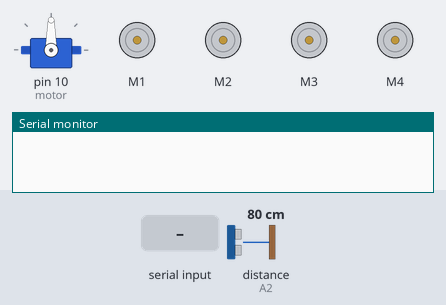
A sketch run on a simulated Arduino Uno, built with avr-gcc and run on an emulated ATmega328P. On the bench: servo, 4 × DC motor (green arrow = forward, orange = backward, longer = faster), the last lines printed to the serial monitor. Wiring (inferred from the names in the program): ultrasonic range finder: trigger A3; echo A2. The test bench sets the inputs (shaded band); at power-on: distance to the obstacle (sensor on A2) 80 cm. The echo pulse lasts 58.3 µs per cm.

Above: at 1.2 s.
1.3 s: "<R>" received over Serial
At 1.9 s:
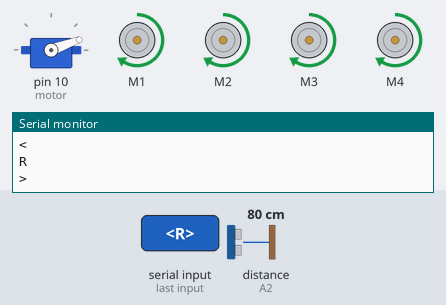
At 3.5 s:
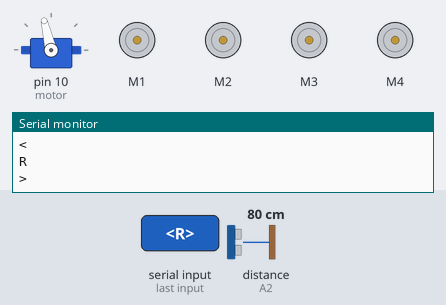
4.1 s: distance to the obstacle (sensor on A2) set to 19 cm
5.6 s: distance to the obstacle (sensor on A2) set to 14 cm
At 6.7 s:
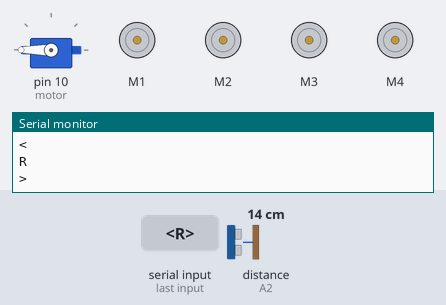
At 8.3 s:
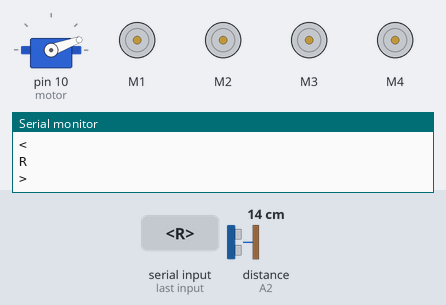
8.6 s: byte 71 ('G') received over Serial
11.6 s: byte 73 ('I') received over Serial
14.6 s: byte 72 ('H') received over Serial
Timing chart, 0 to 18.6 s (numbered marks = the images above; inputs shaded):
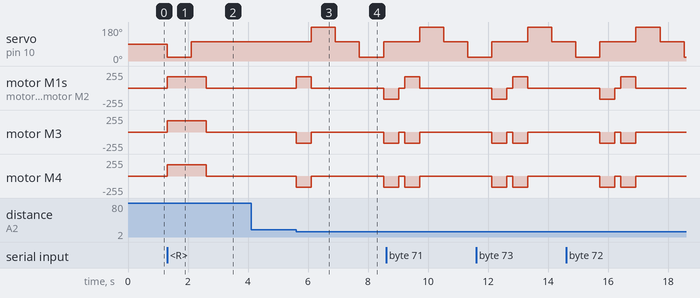

Measured:
- the behaviour switches between 17 and 16 cm on distance to the obstacle (sensor on A2) (found by bisection; images 2 and 3)
- after the input at 1.3 s, servo on pin 10 (motor): 90° → 20° at once, → 103° 0.81 s later; motor M1–4: stopped → forward 170/255 at once, → stopped 1.3 s later
- after the input at 4.1 s, every drawn part: stays the same
- after the input at 5.6 s, servo on pin 10 (motor): 103° → 180° after 0.51 s, → 103° 0.80 s later, → 20° 0.80 s later, → 103° 0.80 s later; motor M1: stopped → forward 170/255 at once, → stopped 0.50 s later, → backward 170/255 2.4 s later

The sketch:

rc_car_2.ino
```cpp
#include <Servo.h>
#include <AFMotor.h>

#define Echo A2               // Echo pin for ultrasonic sensor
#define Trig A3               // Trigger pin for ultrasonic sensor
#define motor 10              // Servo pin for steering
#define Speed 170             // Motor speed setting
#define spoint 103            // Servo position for straight
#define movSpeed 200          // Unused speed variable

char value;                   // Variable to store command from Bluetooth/voice
int distance;                // Variable to store distance from ultrasonic sensor
int Left;                    // Variable to store left distance
int Right;                   // Variable to store right distance
int L = 0;                   // Left distance check
int R = 0;                   // Right distance check
int L1 = 0;                  // Unused
int R1 = 0;                  // Unused

Servo servo;                 // Create Servo object
AF_DCMotor M1(1);           // Motor 1
AF_DCMotor M2(2);           // Motor 2
AF_DCMotor M3(3);           // Motor 3
AF_DCMotor M4(4);           // Motor 4

unsigned long previousMillis = 0; // Store previous time for obstacle checking
const long interval = 100;        // Interval to check for obstacles (in milliseconds)
bool obstacleAvoidanceActive = false; // Flag for obstacle avoidance status

void setup() {
  Serial.begin(9600);           // Initialize serial communication
  pinMode(Trig, OUTPUT);        // Set trigger pin as output
  pinMode(Echo, INPUT);         // Set echo pin as input
  servo.attach(motor);          // Attach servo to defined pin
  M1.setSpeed(Speed);           // Set speed for all motors
  M2.setSpeed(Speed);
  M3.setSpeed(Speed);
  M4.setSpeed(Speed);
}

void loop() {
  // Check for incoming commands from Bluetooth or voice
  if (Serial.available() > 0) {
    value = Serial.read();
    Serial.println(value);
    Bluetoothcontrol();          // Handle Bluetooth commands
    voicecontrol();              // Handle voice commands
  }

  // Check for obstacles at defined intervals
  unsigned long currentMillis = millis();
  if (currentMillis - previousMillis >= interval) {
    previousMillis = currentMillis;
    checkObstacle();            // Check for obstacles
  }
}

// Adjusted movement mapping based on circuit errors
// Forward --> Right
// Backward --> Left
// Right --> Forward
// Left --> Backward
void Bluetoothcontrol() {
  if (Serial.available() > 0) {
    value = Serial.read();
    Serial.println(value);
  }
  if (value == 'R') {
    forward();                 // Forward
  } else if (value == 'L') {
    backward();                // Backward
  } else if (value == 'B') {
    left();                   // Turn left
  } else if (value == 'F') {
    right();                  // Turn right
  } else if (value == 'S') {
    Stop();                   // Stop
  } else if (value == 'G') {
    forwardLeft();           // Forward left
  } else if (value == 'I') {
    forwardRight();          // Forward right
  } else if (value == 'H') {
    backwardLeft();          // Backward left
  } else if (value == 'J') {
    backwardRight();         // Backward right
  }
}

void voicecontrol() {
  if (value == '^') {
    right();
    delay(500); // Turn right for 500 ms
    Stop();
  } else if (value == '-') {
    left();
    delay(500); // Turn left for 500 ms
    Stop();
  } else if (value == '<') {
    L = leftsee();             // Check left distance
    servo.write(spoint);
    if (L >= 10) {
      backward();
      delay(500);
      Stop();
    } else {
      Stop();
    }
  } else if (value == '>') {
    R = rightsee();            // Check right distance
    servo.write(spoint);
    if (R >= 10) {
      forward();
      delay(500);
      Stop();
    } else {
      Stop();
    }
  } else if (value == '*') {
    Stop();                   // Stop
  }
}

void checkObstacle() {
  distance = ultrasonic();     // Get distance from ultrasonic sensor
  if (distance <= 15) {        // Check if an obstacle is detected
    obstacleAvoidanceActive = true;
    Stop();
    left();                     // Turn left
    delay(500);
    Stop();

    L = leftsee();             // Measure left distance
    servo.write(spoint);
    delay(800);
    R = rightsee();            // Measure right distance
    servo.write(spoint);

    // Choose direction based on distance
    if (L < R) {
      forward();
      delay(500);
      Stop();
      delay(200);
    } else {
      backward();
      delay(500);
      Stop();
      delay(200);
    }

    obstacleAvoidanceActive = false; // Reset flag
  }
}

int ultrasonic() {
  digitalWrite(Trig, LOW);
  delayMicroseconds(4);
  digitalWrite(Trig, HIGH);
  delayMicroseconds(10);
  digitalWrite(Trig, LOW);
  long t = pulseIn(Echo, HIGH);
  long cm = t / 29 / 2; // Convert time to distance in cm
  return cm;
}

void forward() {
  M1.run(FORWARD);
  M2.run(FORWARD);
  M3.run(FORWARD);
  M4.run(FORWARD);
}

void backward() {
  M1.run(BACKWARD);
  M2.run(BACKWARD);
  M3.run(BACKWARD);
  M4.run(BACKWARD);
}

void right() {
  M1.run(BACKWARD);
  M2.run(BACKWARD);
  M3.run(FORWARD);
  M4.run(FORWARD);
}

void left() {
  M1.run(FORWARD);
  M2.run(FORWARD);
  M3.run(BACKWARD);
  M4.run(BACKWARD);
}

void Stop() {
  M1.run(RELEASE);             // Stop all motors
  M2.run(RELEASE);
  M3.run(RELEASE);
  M4.run(RELEASE);
}

int rightsee() {
  servo.write(20);            // Turn servo to the right
  delay(800);
  int Right = ultrasonic();   // Measure distance
  return Right;
}

int leftsee() {
  servo.write(180);           // Turn servo to the left
  delay(800);
  int Left = ultrasonic();     // Measure distance
  return Left;
}

void forwardLeft() {
  M1.run(BACKWARD);           // Bottom right motor
  M2.run(BACKWARD);           // Bottom left motor
  M3.run(BACKWARD);           // Top right motor
  M4.run(FORWARD);            // Top left motor
}

void forwardRight() {
  M1.run(BACKWARD);           // Bottom right motor
  M2.run(FORWARD);            // Bottom left motor
  M3.run(FORWARD);            // Top right motor
  M4.run(FORWARD);            // Top left motor
}

void backwardLeft() {
  M1.run(FORWARD);            // Bottom right motor
  M2.run(FORWARD);            // Bottom left motor
  M3.run(FORWARD);            // Top right motor
  M4.run(BACKWARD);           // Top left motor
}

void backwardRight() {
  M1.run(FORWARD);            // Bottom right motor
  M2.run(BACKWARD);           // Bottom left motor
  M3.run(BACKWARD);           // Top right motor
  M4.run(BACKWARD);           // Top left motor
}
```
